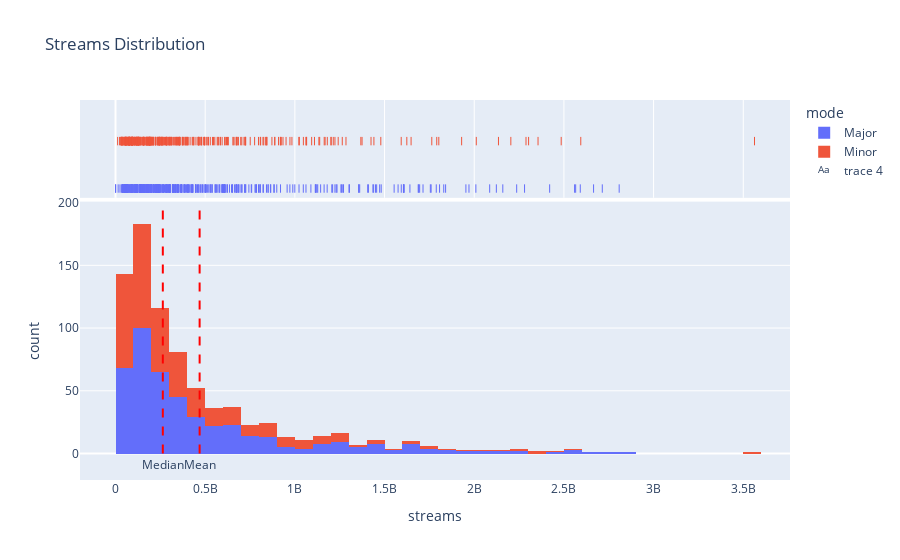

Source (notebook cell):
### Markdown cell above
## Exploratory Data Analysis

### Code cell
### Visualise distribution of streams

fig = px.histogram(df, x = "streams", marginal = "rug" ,title = f'Streams Distribution', color = 'mode')
fig.add_shape(type = "line", x0 = df.streams.mean(), x1= df.streams.mean(), y0 = 0, y1 = 200, line= {'color':'red', 'dash':'dash'})
fig.add_shape(type = "line", x0 = df.streams.median(), x1= df.streams.median(), y0 = 0, y1 = 200, line= {'color':'red', 'dash':'dash'})
fig.add_trace(
    go.Scatter(
        x=[df['streams'].mean(), df['streams'].median()], y=[-10, -10],
        text=["Mean","Median"],
        mode="text"
    ))

fig.show()

### Figure 1 — Plotly figure (JSON) as saved in the notebook; plotly's stock layout.template omitted (floating-point values rounded to 4 significant figures; data arrays with more than 128 entries replaced by an {"elided": "..."} marker saying what was removed)
{"data": [{"alignmentgroup": "True", "bingroup": "x", "hovertemplate": "mode=Major<br>streams=%{x}<br>count=%{y}<extra></extra>", "legendgroup": "Major", "marker": {"color": "#636efa", "pattern": {"shape": ""}}, "name": "Major", "offsetgroup": "Major", "orientation": "v", "showlegend": true, "type": "histogram", "x": {"elided": "451 int values"}, "xaxis": "x", "yaxis": "y"}, {"alignmentgroup": "True", "boxpoints": "all", "fillcolor": "rgba(255,255,255,0)", "hoveron": "points", "hovertemplate": "mode=Major<br>streams=%{x}<extra></extra>", "jitter": 0, "legendgroup": "Major", "line": {"color": "rgba(255,255,255,0)"}, "marker": {"color": "#636efa", "symbol": "line-ns-open"}, "name": "Major", "offsetgroup": "Major", "showlegend": false, "type": "box", "x": {"elided": "451 int values"}, "xaxis": "x2", "yaxis": "y2"}, {"alignmentgroup": "True", "bingroup": "x", "hovertemplate": "mode=Minor<br>streams=%{x}<br>count=%{y}<extra></extra>", "legendgroup": "Minor", "marker": {"color": "#EF553B", "pattern": {"shape": ""}}, "name": "Minor", "offsetgroup": "Minor", "orientation": "v", "showlegend": true, "type": "histogram", "x": {"elided": "365 int values"}, "xaxis": "x", "yaxis": "y"}, {"alignmentgroup": "True", "boxpoints": "all", "fillcolor": "rgba(255,255,255,0)", "hoveron": "points", "hovertemplate": "mode=Minor<br>streams=%{x}<extra></extra>", "jitter": 0, "legendgroup": "Minor", "line": {"color": "rgba(255,255,255,0)"}, "marker": {"color": "#EF553B", "symbol": "line-ns-open"}, "name": "Minor", "offsetgroup": "Minor", "showlegend": false, "type": "box", "x": {"elided": "365 int values"}, "xaxis": "x2", "yaxis": "y2"}, {"mode": "text", "text": ["Mean", "Median"], "type": "scatter", "x": [469000000.0, 263800000.0], "y": [-10, -10]}], "layout": {"barmode": "relative", "legend": {"title": {"text": "mode"}, "tracegroupgap": 0}, "shapes": [{"line": {"color": "red", "dash": "dash"}, "type": "line", "x0": 469000000.0, "x1": 469000000.0, "y0": 0, "y1": 200}, {"line": {"color": "red", "dash": "dash"}, "type": "line", "x0": 263800000.0, "x1": 263800000.0, "y0": 0, "y1": 200}], "title": {"text": "Streams Distribution"}, "xaxis": {"anchor": "y", "domain": [0, 1], "title": {"text": "streams"}}, "xaxis2": {"anchor": "y2", "domain": [0, 1], "matches": "x", "showgrid": true, "showticklabels": false}, "yaxis": {"anchor": "x", "domain": [0, 0.7326], "title": {"text": "count"}}, "yaxis2": {"anchor": "x2", "domain": [0.7426, 1], "matches": "y2", "showgrid": false, "showline": false, "showticklabels": false, "ticks": ""}}}
